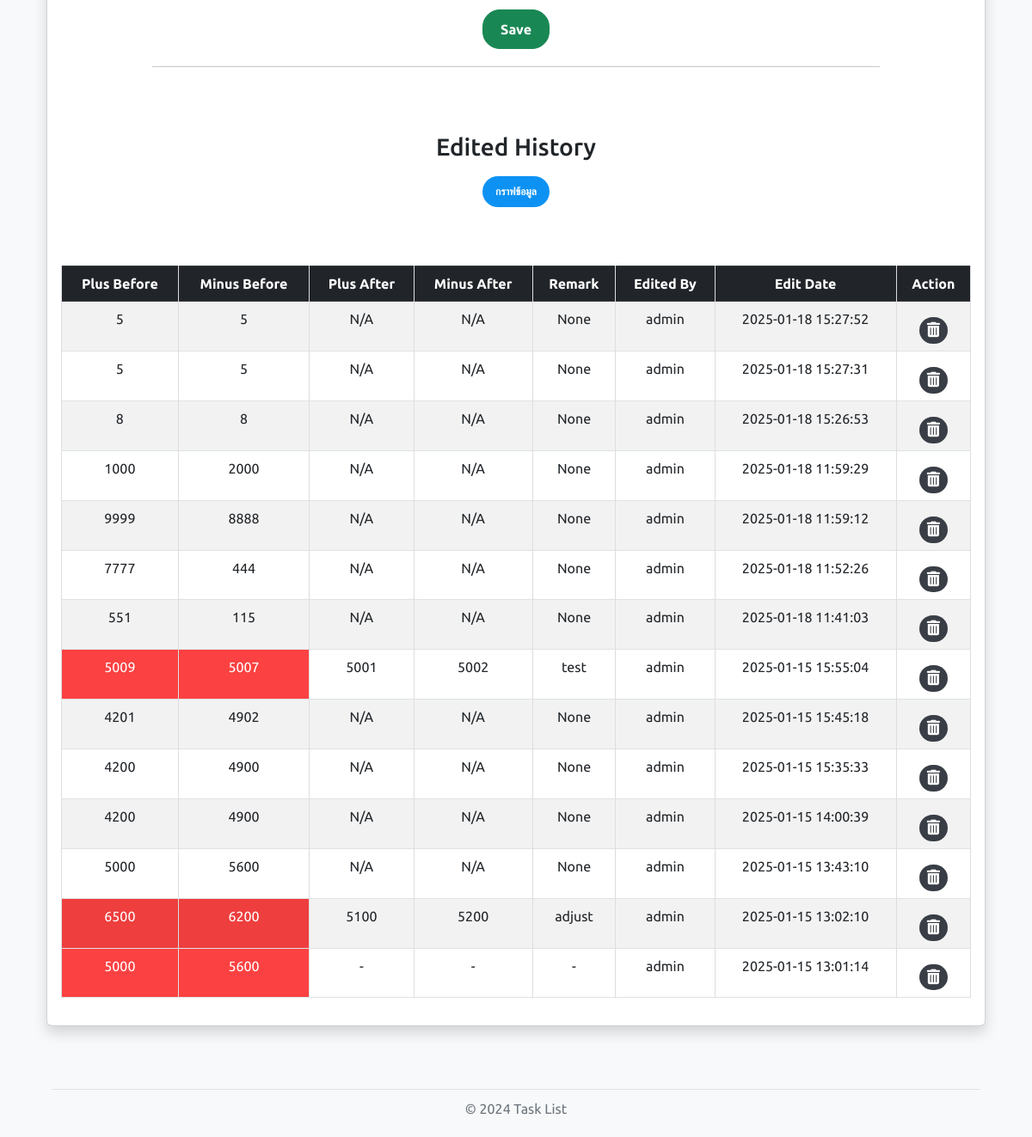
Before: /device/28/edit_force_data (signed in, lower part) with the older database file.
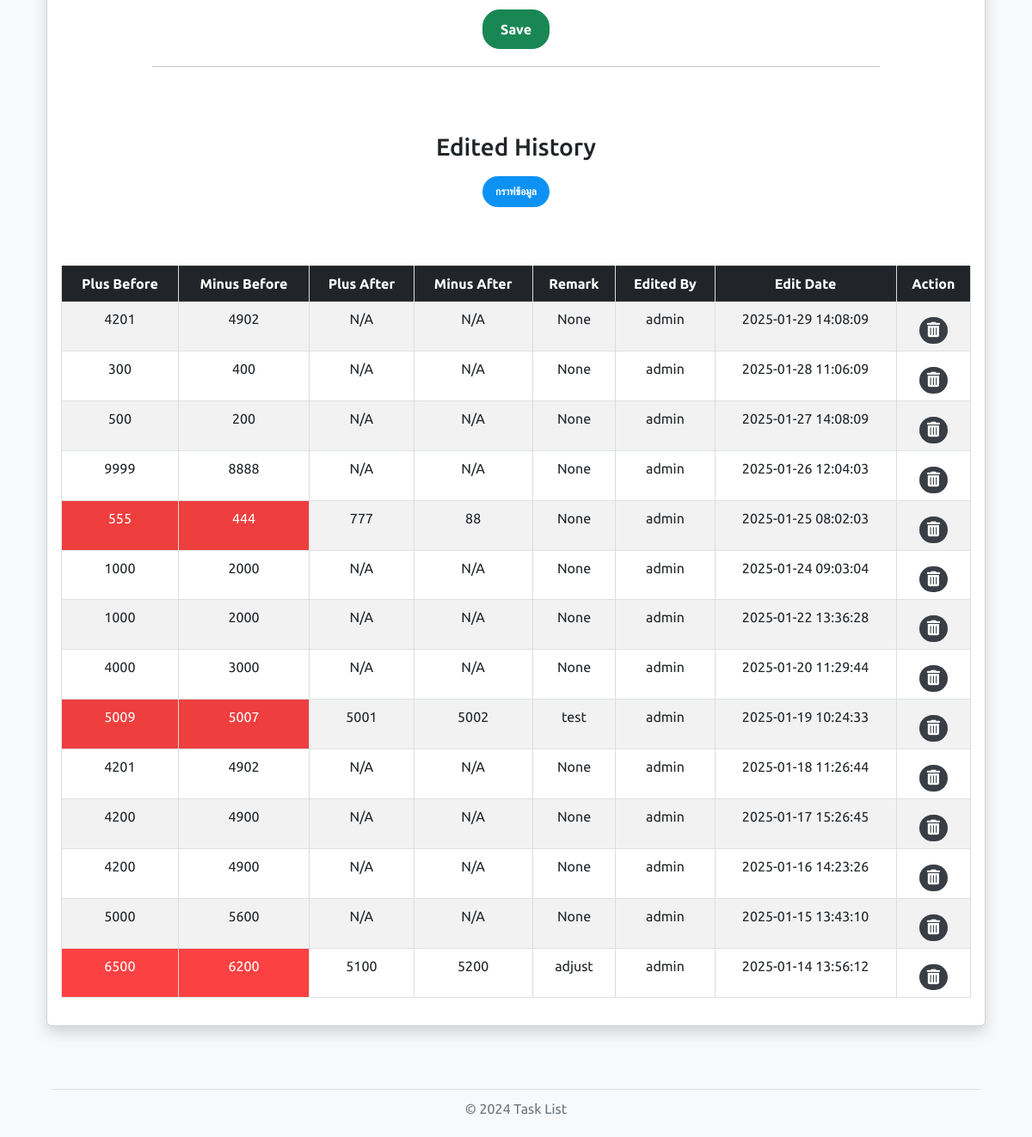
After: the same page with the newer database file.
### models.py (models this page shows, shortened)
class ForceDataHistory(db.Model):
    id = db.Column(db.Integer, primary_key=True)  # Primary Key
    device_id = db.Column(db.Integer, db.ForeignKey('device_name.id'), nullable=False)  # Foreign Key เชื่อมกับ DeviceName
    plus_before = db.Column(db.String(100), nullable=False)  # ค่าก่อนการเปลี่ยนแปลง (บวก)
    minus_before = db.Column(db.String(100), nullable=False)  # ค่าก่อนการเปลี่ยนแปลง (ลบ)
    plus_after = db.Column(db.String(100), nullable=True)  # ค่าหลังการเปลี่ยนแปลง (บวก)
    minus_after = db.Column(db.String(100), nullable=True)  # ค่าหลังการเปลี่ยนแปลง (ลบ)
    changed_at = db.Column(db.DateTime, default=now_utc, nullable=False)  # เวลาที่เปลี่ยนแปลง
    changed_by = db.Column(db.Integer, db.ForeignKey('user.id'), nullable=False)  # Foreign Key เชื่อมกับ User
    remark = db.Column(db.String(255), nullable=True)  # คำอธิบายเพิ่มเติม
    device = db.relationship('DeviceName', backref='force_data_histories', lazy=True)
    user = db.relationship('User', backref='force_data_changes', lazy=True)

class User(UserMixin, db.Model):
    id = db.Column(db.Integer, primary_key=True)
    username = db.Column(db.String(50), unique=True, nullable=False)
    password = db.Column(db.String(255), nullable=False)
    role = db.Column(db.String(20), nullable=False)

### routes.py (the view, shortened to what this page needs)
    @app.route('/device/<int:device_id>/edit_force_data', methods=['GET', 'POST'])
    @login_required
    def edit_force_data(device_id):
        device = DeviceName.query.get_or_404(device_id)
        form = EditForceDataForm(obj=device)
        history_force_records = ForceDataHistory.query.filter_by(device_id=device.id).order_by(ForceDataHistory.changed_at.desc()).all()
        return render_template('edit_force_data.html', form=form, device=device, history=history_force_records)

### forms.py
class EditForceDataForm(FlaskForm):
    plus_before = StringField('Plus Before', validators=[DataRequired(), Length(max=100)])
    minus_before = StringField('Minus Before', validators=[DataRequired(), Length(max=100)])
    plus_after = StringField('Plus After', validators=[Optional(), Length(max=100)])
    minus_after = StringField('Minus After', validators=[Optional(), Length(max=100)])
    remark = TextAreaField('Remark', validators=[Optional()])
    submit = SubmitField('Save')

### app.py (called while the page is built)
@login_manager.user_loader
def load_user(user_id):      # โหลดผู้ใช้จากฐานข้อมูลตาม user_id
    return User.query.get(int(user_id))

### filters.py (called while the page is built)
def datetime_bangkok(value, fmt='%Y-%m-%d %H:%M:%S'):
    if not value:
        return ''
    if value.tzinfo is None:
        value = value.replace(tzinfo=pytz.utc)
    bangkok_tz = pytz.timezone('Asia/Bangkok')
    local_dt = value.astimezone(bangkok_tz)
    return local_dt.strftime(fmt)

### templates/edit_force_data.html (shortened to what this page needs)
{% import "bootstrap/wtf.html" as wtf %}
{% extends "layout.html" %}
{% block content %}
<!DOCTYPE html>
<html lang="th">
<head>
    <link rel="stylesheet" href="https://cdn.jsdelivr.net/npm/flatpickr/dist/flatpickr.min.css">
    <link href="https://cdn.jsdelivr.net/npm/bootstrap@5.3.0/dist/css/bootstrap.min.css" rel="stylesheet">
    <link rel="stylesheet" href="{{ url_for('static', filename='/style.css') }}">
</head>
<body class="bg-light">
    <div class="container py-5">
        <div class="card shadow">
            <div class="card-body">
                <form method="POST" id="editSerialForm">
                    <div class="text-center">
                        {{ form.submit(class="btn btn-success btn-submit custom-save-btn", disabled=True) }}
                    </div>
                </form>
                <hr>
            </div>
            {% if history %}
            <div class="card-body history-section">
                <h3 class="mt-4" style="text-align: center;">Edited History</h3>
                <div class="text-center mb-4">
                    <button id="showGraphButton" class="btn custom-graph-btn">
                        กราฟข้อมูล
                    </button>
                </div>
                <table class="table table-bordered history-table table-striped table-hover">
                <br>
                    <thead class="table-dark">
                        <tr>
                            <th>Plus Before</th>
                            <th>Minus Before</th>
                            <th>Plus After</th>
                            <th>Minus After</th>
                            <th>Remark</th>
                            <th>Edited By</th>
                            <th>Edit Date</th>
                            <th>Action</th>
                        </tr>
                    </thead>
                    <tbody>
                        {% for record in history %}
                        <tr>
                            <td class="{% if record.plus_after %}bg-danger{% endif %}">{{ record.plus_before or 'N/A' }}</td>
                            <td class="{% if record.plus_after %}bg-danger{% endif %}">{{ record.minus_before or 'N/A' }}</td>
                            <td>{{ record.plus_after or 'N/A' }}</td>
                            <td>{{ record.minus_after or 'N/A' }}</td>
                            <td>{{ record.remark or 'None' }}</td>
                            <td>{{ record.user.username }}</td>
                            <td>{{ record.changed_at|datetime_bangkok('%Y-%m-%d %H:%M:%S') }}</td>
                            <td>
                                {% if record.changed_by == current_user.id %}
                                    <button type="button" class="btn btn-sm custom-delete-btn"
                                        data-record-id="{{ record.id }}">
                                    </button>
                                {% else %}
                                    <button type="button" class="btn btn-sm custom-delete-btn" disabled>
                                        <i class="fa-solid fa-trash-can fa-lg"></i>
                                    </button>
                                {% endif %}
                            </td>
                        </tr>
                        {% endfor %}
                    </tbody>
                </table>
            </div>
            {% else %}
            <div class="card-body"> <p>No history available.</p> </div>
            {% endif %}
        </div>
    </div>
</body>
</html>
{% endblock %}

Changed rows visible on the page:
removed ForceDataHistory: plus_before "5", minus_before "5", plus_after "N/A", minus_after "N/A", remark "None", user.username "admin", changed_at "2025-01-18 15:27:52"
removed ForceDataHistory: plus_before "5", minus_before "5", plus_after "N/A", minus_after "N/A", remark "None", user.username "admin", changed_at "2025-01-18 15:27:31"
removed ForceDataHistory: plus_before "8", minus_before "8", plus_after "N/A", minus_after "N/A", remark "None", user.username "admin", changed_at "2025-01-18 15:26:53"
removed ForceDataHistory: plus_before "7777", minus_before "444", plus_after "N/A", minus_after "N/A", remark "None", user.username "admin", changed_at "2025-01-18 11:52:26"
removed ForceDataHistory: plus_before "551", minus_before "115", plus_after "N/A", minus_after "N/A", remark "None", user.username "admin", changed_at "2025-01-18 11:41:03"
removed ForceDataHistory: plus_before "5000", minus_before "5600", plus_after "-", minus_after "-", remark "-", user.username "admin", changed_at "2025-01-15 13:01:14"
now on this page (row edited): ForceDataHistory: plus_before "4201", minus_before "4902", plus_after "N/A", minus_after "N/A", remark "None", user.username "admin", changed_at "2025-01-29 14:08:09"
now on this page (row edited): ForceDataHistory: plus_before "300", minus_before "400", plus_after "N/A", minus_after "N/A", remark "None", user.username "admin", changed_at "2025-01-28 11:06:09"
now on this page (row edited): ForceDataHistory: plus_before "500", minus_before "200", plus_after "N/A", minus_after "N/A", remark "None", user.username "admin", changed_at "2025-01-27 14:08:09"
changed ForceDataHistory (number 4 of 14 on the later page): changed_at "2025-01-18 11:59:12" → "2025-01-26 12:04:03"; moves up the list
now on this page (row edited): ForceDataHistory: plus_before "555", minus_before "444", plus_after "777", minus_after "88", remark "None", user.username "admin", changed_at "2025-01-25 08:02:03"
changed ForceDataHistory (number 6 of 14 on the later page): changed_at "2025-01-18 11:59:29" → "2025-01-24 09:03:04"
now on this page (row edited): ForceDataHistory: plus_before "1000", minus_before "2000", plus_after "N/A", minus_after "N/A", remark "None", user.username "admin", changed_at "2025-01-22 13:36:28"
now on this page (row edited): ForceDataHistory: plus_before "4000", minus_before "3000", plus_after "N/A", minus_after "N/A", remark "None", user.username "admin", changed_at "2025-01-20 11:29:44"
changed ForceDataHistory "test": changed_at "2025-01-15 15:55:04" → "2025-01-19 10:24:33"
changed ForceDataHistory (number 10 of 14 on the later page): changed_at "2025-01-15 15:45:18" → "2025-01-18 11:26:44"
changed ForceDataHistory (number 11 of 14 on the later page): changed_at "2025-01-15 15:35:33" → "2025-01-17 15:26:45"
changed ForceDataHistory (number 12 of 14 on the later page): changed_at "2025-01-15 14:00:39" → "2025-01-16 14:23:26"
changed ForceDataHistory "adjust": changed_at "2025-01-15 13:02:10" → "2025-01-14 13:56:12"
